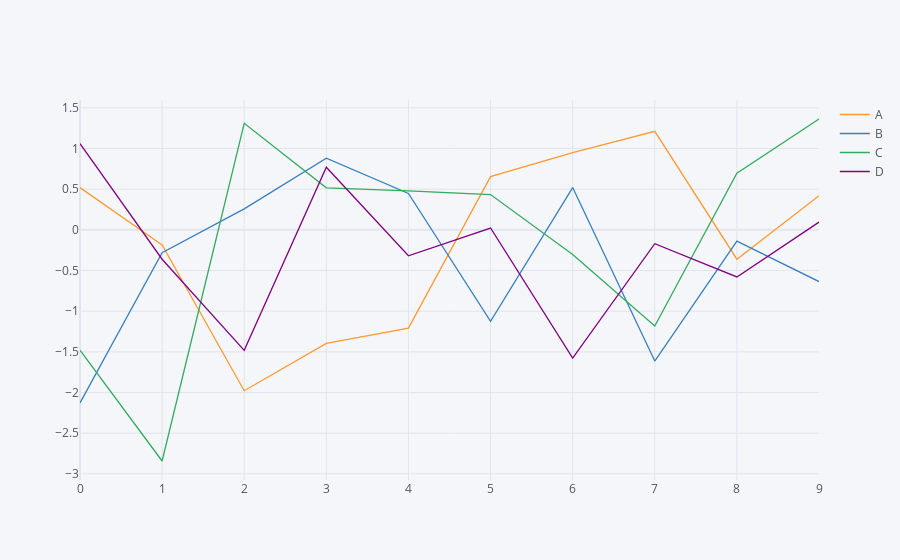

The code cell stored with this chart in its notebook:
### Code cell
df.iplot(kind='scatter')

### Figure 1 — Plotly figure (JSON) as saved in the notebook; plotly's stock layout.template omitted (floating-point values rounded to 4 significant figures)
{"data": [{"line": {"color": "rgba(255, 153, 51, 1.0)", "dash": "solid", "shape": "linear", "width": 1.3}, "mode": "lines", "name": "A", "text": "", "type": "scatter", "x": [0, 1, 2, 3, 4, 5, 6, 7, 8, 9], "y": [0.5189, -0.1853, -1.978, -1.395, -1.209, 0.6538, 0.9478, 1.211, -0.3609, 0.4193]}, {"line": {"color": "rgba(55, 128, 191, 1.0)", "dash": "solid", "shape": "linear", "width": 1.3}, "mode": "lines", "name": "B", "text": "", "type": "scatter", "x": [0, 1, 2, 3, 4, 5, 6, 7, 8, 9], "y": [-2.128, -0.2809, 0.2578, 0.8798, 0.4467, -1.124, 0.5195, -1.613, -0.1392, -0.6364]}, {"line": {"color": "rgba(50, 171, 96, 1.0)", "dash": "solid", "shape": "linear", "width": 1.3}, "mode": "lines", "name": "C", "text": "", "type": "scatter", "x": [0, 1, 2, 3, 4, 5, 6, 7, 8, 9], "y": [-1.48, -2.842, 1.31, 0.5169, 0.48, 0.4333, -0.3027, -1.183, 0.6964, 1.363]}, {"line": {"color": "rgba(128, 0, 128, 1.0)", "dash": "solid", "shape": "linear", "width": 1.3}, "mode": "lines", "name": "D", "text": "", "type": "scatter", "x": [0, 1, 2, 3, 4, 5, 6, 7, 8, 9], "y": [1.06, -0.3617, -1.482, 0.7695, -0.3188, 0.02236, -1.576, -0.1704, -0.579, 0.09486]}], "layout": {"legend": {"bgcolor": "#F5F6F9", "font": {"color": "#4D5663"}}, "paper_bgcolor": "#F5F6F9", "plot_bgcolor": "#F5F6F9", "title": {"font": {"color": "#4D5663"}}, "xaxis": {"gridcolor": "#E1E5ED", "showgrid": true, "tickfont": {"color": "#4D5663"}, "title": {"font": {"color": "#4D5663"}, "text": ""}, "zerolinecolor": "#E1E5ED"}, "yaxis": {"gridcolor": "#E1E5ED", "showgrid": true, "tickfont": {"color": "#4D5663"}, "title": {"font": {"color": "#4D5663"}, "text": ""}, "zerolinecolor": "#E1E5ED"}}}
